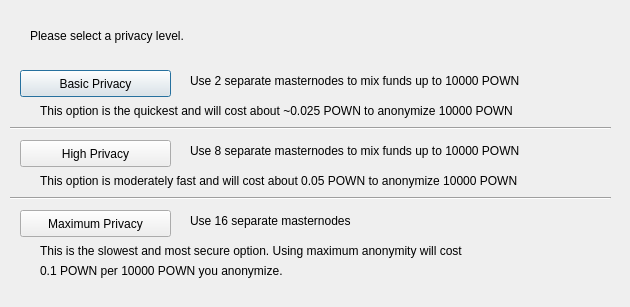
<?xml version="1.0" encoding="UTF-8"?>
<ui version="4.0">
 <class>ObfuscationConfig</class>
 <widget class="QDialog" name="ObfuscationConfig">
  <property name="geometry">
   <rect>
    <x>0</x>
    <y>0</y>
    <width>630</width>
    <height>307</height>
   </rect>
  </property>
  <property name="windowTitle">
   <string>Configure Obfuscation</string>
  </property>
  <widget class="QPushButton" name="buttonBasic">
   <property name="geometry">
    <rect>
     <x>20</x>
     <y>70</y>
     <width>151</width>
     <height>27</height>
    </rect>
   </property>
   <property name="text">
    <string>Basic Privacy</string>
   </property>
  </widget>
  <widget class="QPushButton" name="buttonHigh">
   <property name="geometry">
    <rect>
     <x>20</x>
     <y>140</y>
     <width>151</width>
     <height>27</height>
    </rect>
   </property>
   <property name="text">
    <string>High Privacy</string>
   </property>
  </widget>
  <widget class="QPushButton" name="buttonMax">
   <property name="geometry">
    <rect>
     <x>20</x>
     <y>210</y>
     <width>151</width>
     <height>27</height>
    </rect>
   </property>
   <property name="text">
    <string>Maximum Privacy</string>
   </property>
  </widget>
  <widget class="QLabel" name="label">
   <property name="geometry">
    <rect>
     <x>30</x>
     <y>20</y>
     <width>571</width>
     <height>31</height>
    </rect>
   </property>
   <property name="text">
    <string>Please select a privacy level.</string>
   </property>
  </widget>
  <widget class="QLabel" name="label_2">
   <property name="geometry">
    <rect>
     <x>190</x>
     <y>70</y>
     <width>421</width>
     <height>21</height>
    </rect>
   </property>
   <property name="text">
    <string>Use 2 separate masternodes to mix funds up to 10000 POWN</string>
   </property>
  </widget>
  <widget class="QLabel" name="label_3">
   <property name="geometry">
    <rect>
     <x>190</x>
     <y>140</y>
     <width>411</width>
     <height>21</height>
    </rect>
   </property>
   <property name="text">
    <string>Use 8 separate masternodes to mix funds up to 10000 POWN</string>
   </property>
  </widget>
  <widget class="QLabel" name="label_4">
   <property name="geometry">
    <rect>
     <x>190</x>
     <y>210</y>
     <width>421</width>
     <height>21</height>
    </rect>
   </property>
   <property name="text">
    <string>Use 16 separate masternodes</string>
   </property>
  </widget>
  <widget class="QLabel" name="label_6">
   <property name="geometry">
    <rect>
     <x>40</x>
     <y>100</y>
     <width>561</width>
     <height>21</height>
    </rect>
   </property>
   <property name="text">
    <string>This option is the quickest and will cost about ~0.025 POWN to anonymize 10000 POWN</string>
   </property>
  </widget>
  <widget class="QLabel" name="label_7">
   <property name="geometry">
    <rect>
     <x>40</x>
     <y>170</y>
     <width>561</width>
     <height>21</height>
    </rect>
   </property>
   <property name="text">
    <string>This option is moderately fast and will cost about 0.05 POWN to anonymize 10000 POWN</string>
   </property>
  </widget>
  <widget class="QLabel" name="label_8">
   <property name="geometry">
    <rect>
     <x>40</x>
     <y>240</y>
     <width>561</width>
     <height>21</height>
    </rect>
   </property>
   <property name="text">
    <string>This is the slowest and most secure option. Using maximum anonymity will cost</string>
   </property>
  </widget>
  <widget class="QLabel" name="label_9">
   <property name="geometry">
    <rect>
     <x>40</x>
     <y>260</y>
     <width>561</width>
     <height>21</height>
    </rect>
   </property>
   <property name="text">
    <string>0.1 POWN per 10000 POWN you anonymize.</string>
   </property>
  </widget>
  <widget class="Line" name="line">
   <property name="geometry">
    <rect>
     <x>10</x>
     <y>120</y>
     <width>601</width>
     <height>16</height>
    </rect>
   </property>
   <property name="orientation">
    <enum>Qt::Horizontal</enum>
   </property>
  </widget>
  <widget class="Line" name="line_2">
   <property name="geometry">
    <rect>
     <x>10</x>
     <y>190</y>
     <width>601</width>
     <height>16</height>
    </rect>
   </property>
   <property name="orientation">
    <enum>Qt::Horizontal</enum>
   </property>
  </widget>
 </widget>
 <resources/>
 <connections/>
</ui>
